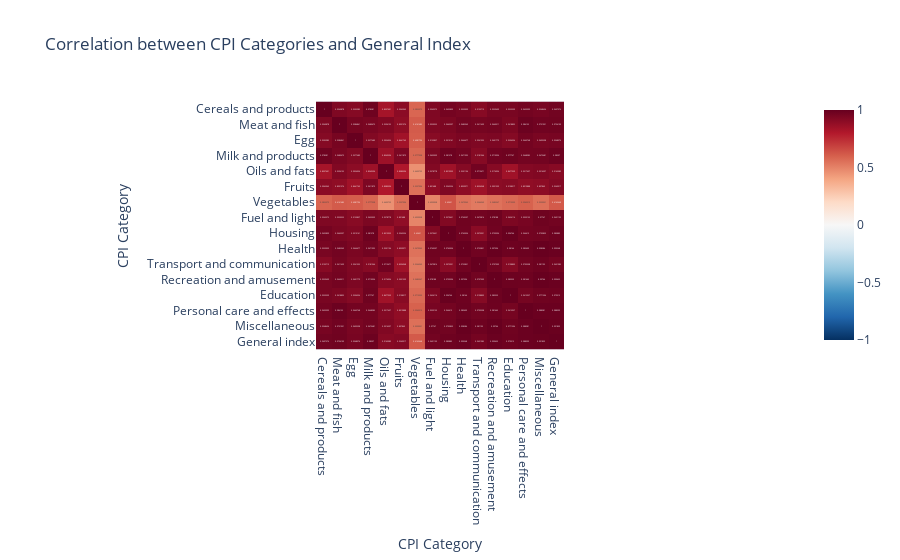

Notebook code for this chart:
### Code cell
fig= px.imshow(cpi_categories.corr(),text_auto=True, color_continuous_scale='RdBu_r', zmin=-1, zmax=1,
                title='Correlation between CPI Categories and General Index')
fig.update_layout(xaxis_title='CPI Category', yaxis_title='CPI Category')
fig.show()

### Figure 1 — Plotly figure (JSON) as saved in the notebook; plotly's stock layout.template omitted (floating-point values rounded to 4 significant figures; data arrays with more than 128 entries replaced by an {"elided": "..."} marker saying what was removed)
{"data": [{"coloraxis": "coloraxis", "hovertemplate": "x: %{x}<br>y: %{y}<br>color: %{z}<extra></extra>", "name": "0", "texttemplate": "%{z}", "type": "heatmap", "x": ["Cereals and products", "Meat and fish", "Egg", "Milk and products", "Oils and fats", "Fruits", "Vegetables", "Fuel and light", "Housing", "Health", "Transport and communication", "Recreation and amusement", "Education", "Personal care and effects", "Miscellaneous", "General index"], "xaxis": "x", "y": ["Cereals and products", "Meat and fish", "Egg", "Milk and products", "Oils and fats", "Fruits", "Vegetables", "Fuel and light", "Housing", "Health", "Transport and communication", "Recreation and amusement", "Education", "Personal care and effects", "Miscellaneous", "General index"], "yaxis": "y", "z": {"elided": "16x16 float values"}}], "layout": {"coloraxis": {"cmax": 1, "cmin": -1, "colorscale": [[0, "rgb(5,48,97)"], [0.1, "rgb(33,102,172)"], [0.2, "rgb(67,147,195)"], [0.3, "rgb(146,197,222)"], [0.4, "rgb(209,229,240)"], [0.5, "rgb(247,247,247)"], [0.6, "rgb(253,219,199)"], [0.7, "rgb(244,165,130)"], [0.8, "rgb(214,96,77)"], [0.9, "rgb(178,24,43)"], [1, "rgb(103,0,31)"]]}, "title": {"text": "Correlation between CPI Categories and General Index"}, "xaxis": {"anchor": "y", "constrain": "domain", "domain": [0, 1], "scaleanchor": "y", "title": {"text": "CPI Category"}}, "yaxis": {"anchor": "x", "autorange": "reversed", "constrain": "domain", "domain": [0, 1], "title": {"text": "CPI Category"}}}}
